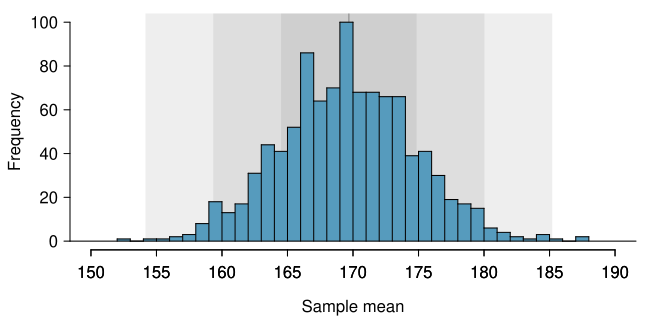

This figure's R source:
# graph of sampling distribution
# border not right

library(openintro)
data(COL)

set.seed(5)
means <- c()
for (i in 1:1000) {
  these <- sample(nrow(cdc), 60)
  means[i] <- mean(cdc$weight[these], na.rm = TRUE)
}

myPDF('cdcWeight1000SampDist.pdf', 6.5, 3.2,
      mar = c(3.5, 3.5, 0.7, 0.7),
      mgp = c(2.3, 0.6, 0))
plot(0, 0,
     type = 'n',
     xlim = c(150,190),
     ylim = c(0, 100),
     xlab = 'Sample mean',
     ylab = 'Frequency',
     axes = FALSE)
m <- mean(cdc$weight, na.rm = TRUE)
s <- sd(cdc$weight, na.rm = TRUE) / sqrt(60)
rect(m - s / 100, 0,
     m + s / 100, 1500,
     col = '#00000044',
     border = '#00000000')
rect(m - s, 0,
     m + s, 1500,
     col = '#00000011',
     border = '#00000000')
rect(m - 2 * s, 0,
     m + 2 * s, 1500,
     col = '#00000011',
     border = '#00000000')
rect(m - 3 * s, 0,
     m + 3 * s, 1500,
     col = '#00000011',
     border = '#00000000')
histPlot(means, col = COL[1], breaks = 25, add = TRUE)
abline(h = 0)
axis(1, at = seq(150, 190, 5))
#at <- seq(150, 190, 1.0)
#axis(1, at, rep("", length(at)), tcl = -0.1)
axis(1, at = seq(150, 190, 5))
axis(2, at = seq(0, 100, 20))
dev.off()
